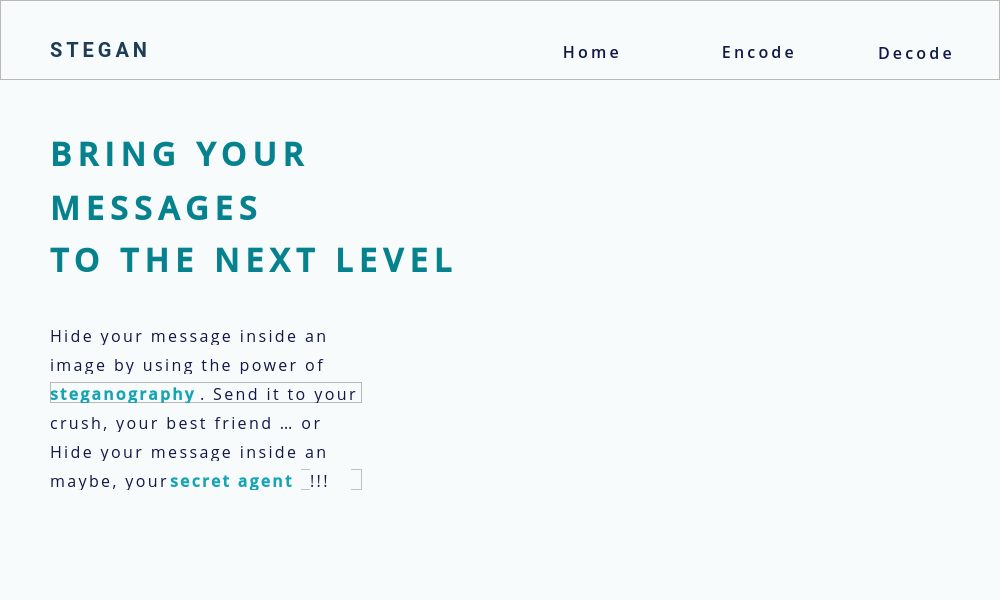
<?xml version="1.0" encoding="UTF-8"?>
<ui version="4.0">
 <class>MainWindow</class>
 <widget class="QMainWindow" name="MainWindow">
  <property name="geometry">
   <rect>
    <x>0</x>
    <y>0</y>
    <width>1000</width>
    <height>600</height>
   </rect>
  </property>
  <property name="windowTitle">
   <string>MainWindow</string>
  </property>
  <widget class="QWidget" name="centralwidget">
   <property name="styleSheet">
    <string notr="true">
background-color: rgb(247, 251, 252);</string>
   </property>
   <widget class="QFrame" name="frame">
    <property name="geometry">
     <rect>
      <x>0</x>
      <y>0</y>
      <width>1000</width>
      <height>80</height>
     </rect>
    </property>
    <property name="styleSheet">
     <string notr="true">background:None;</string>
    </property>
    <property name="frameShape">
     <enum>QFrame::StyledPanel</enum>
    </property>
    <property name="frameShadow">
     <enum>QFrame::Raised</enum>
    </property>
    <widget class="QLabel" name="stegano">
     <property name="geometry">
      <rect>
       <x>50</x>
       <y>37</y>
       <width>111</width>
       <height>26</height>
      </rect>
     </property>
     <property name="font">
      <font>
       <family>Roboto</family>
       <pointsize>15</pointsize>
       <weight>75</weight>
       <bold>true</bold>
       <kerning>false</kerning>
      </font>
     </property>
     <property name="styleSheet">
      <string notr="true">letter-spacing:4px;
color: rgb(29, 61, 86);</string>
     </property>
     <property name="text">
      <string>STEGAN</string>
     </property>
    </widget>
    <widget class="QLabel" name="icon">
     <property name="geometry">
      <rect>
       <x>151</x>
       <y>41</y>
       <width>24</width>
       <height>24</height>
      </rect>
     </property>
     <property name="styleSheet">
      <string notr="true">background-image: url(:/img/img/tabler-icon-search (1).svg);</string>
     </property>
     <property name="text">
      <string/>
     </property>
    </widget>
    <widget class="QPushButton" name="decode">
     <property name="geometry">
      <rect>
       <x>876</x>
       <y>41</y>
       <width>81</width>
       <height>22</height>
      </rect>
     </property>
     <property name="font">
      <font>
       <family>Open Sans Semibold</family>
       <pointsize>12</pointsize>
      </font>
     </property>
     <property name="cursor">
      <cursorShape>PointingHandCursor</cursorShape>
     </property>
     <property name="styleSheet">
      <string notr="true">QPushButton:hover {
color: #1d3d56;
}
QPushButton{
letter-spacing:3.2px;
background:None;
border:None;
color:#111747;
}

</string>
     </property>
     <property name="text">
      <string>Decode</string>
     </property>
    </widget>
    <widget class="QPushButton" name="encode">
     <property name="geometry">
      <rect>
       <x>719</x>
       <y>40</y>
       <width>81</width>
       <height>22</height>
      </rect>
     </property>
     <property name="font">
      <font>
       <family>Open Sans Semibold</family>
       <pointsize>12</pointsize>
      </font>
     </property>
     <property name="cursor">
      <cursorShape>PointingHandCursor</cursorShape>
     </property>
     <property name="styleSheet">
      <string notr="true">QPushButton:hover {
color: #1d3d56;
}
QPushButton{
letter-spacing:3.2px;
background:None;
border:None;
color:#111747;
}

</string>
     </property>
     <property name="text">
      <string>Encode</string>
     </property>
    </widget>
    <widget class="QPushButton" name="home">
     <property name="geometry">
      <rect>
       <x>557</x>
       <y>40</y>
       <width>71</width>
       <height>22</height>
      </rect>
     </property>
     <property name="font">
      <font>
       <family>Open Sans Semibold</family>
       <pointsize>12</pointsize>
      </font>
     </property>
     <property name="cursor">
      <cursorShape>PointingHandCursor</cursorShape>
     </property>
     <property name="styleSheet">
      <string notr="true">QPushButton:hover {
color: #1d3d56;
}
QPushButton{
letter-spacing:3.2px;
background:None;
border:None;
color:#111747;
}

</string>
     </property>
     <property name="text">
      <string>Home</string>
     </property>
    </widget>
   </widget>
   <widget class="QStackedWidget" name="stackedWidget">
    <property name="geometry">
     <rect>
      <x>0</x>
      <y>80</y>
      <width>1000</width>
      <height>520</height>
     </rect>
    </property>
    <property name="currentIndex">
     <number>0</number>
    </property>
    <widget class="QWidget" name="home_page">
     <widget class="QLabel" name="pattern">
      <property name="geometry">
       <rect>
        <x>280</x>
        <y>0</y>
        <width>720</width>
        <height>520</height>
       </rect>
      </property>
      <property name="styleSheet">
       <string notr="true">background-image: url(:/img/img/pattern1.svg);</string>
      </property>
      <property name="text">
       <string/>
      </property>
     </widget>
     <widget class="QLabel" name="T1">
      <property name="geometry">
       <rect>
        <x>50</x>
        <y>58</y>
        <width>441</width>
        <height>31</height>
       </rect>
      </property>
      <property name="font">
       <font>
        <family>Open Sans Semibold</family>
        <pointsize>24</pointsize>
        <weight>75</weight>
        <bold>true</bold>
       </font>
      </property>
      <property name="styleSheet">
       <string notr="true">line-height:1.2px;
color:#06818E;
letter-spacing:6.4px;</string>
      </property>
      <property name="text">
       <string>BRING YOUR</string>
      </property>
     </widget>
     <widget class="QLabel" name="T2">
      <property name="geometry">
       <rect>
        <x>50</x>
        <y>112</y>
        <width>441</width>
        <height>31</height>
       </rect>
      </property>
      <property name="font">
       <font>
        <family>Open Sans Semibold</family>
        <pointsize>24</pointsize>
        <weight>75</weight>
        <bold>true</bold>
       </font>
      </property>
      <property name="styleSheet">
       <string notr="true">line-height:1.2px;
color:#06818E;
letter-spacing:6.4px;
background:None;</string>
      </property>
      <property name="text">
       <string>MESSAGES</string>
      </property>
     </widget>
     <widget class="QLabel" name="T3">
      <property name="geometry">
       <rect>
        <x>50</x>
        <y>164</y>
        <width>441</width>
        <height>31</height>
       </rect>
      </property>
      <property name="font">
       <font>
        <family>Open Sans Semibold</family>
        <pointsize>24</pointsize>
        <weight>75</weight>
        <bold>true</bold>
       </font>
      </property>
      <property name="styleSheet">
       <string notr="true">line-height:1.2px;
color:#06818E;
letter-spacing:6.4px;
background:None;</string>
      </property>
      <property name="text">
       <string>TO THE NEXT LEVEL</string>
      </property>
     </widget>
     <widget class="QLabel" name="b1">
      <property name="geometry">
       <rect>
        <x>50</x>
        <y>244</y>
        <width>312</width>
        <height>21</height>
       </rect>
      </property>
      <property name="font">
       <font>
        <family>Open Sans</family>
        <pointsize>12</pointsize>
        <weight>50</weight>
        <bold>false</bold>
       </font>
      </property>
      <property name="styleSheet">
       <string notr="true">letter-spacing:2.4px;
color:#111747;</string>
      </property>
      <property name="midLineWidth">
       <number>0</number>
      </property>
      <property name="text">
       <string>Hide your message inside an</string>
      </property>
      <property name="scaledContents">
       <bool>false</bool>
      </property>
      <property name="alignment">
       <set>Qt::AlignLeading|Qt::AlignLeft|Qt::AlignTop</set>
      </property>
      <property name="wordWrap">
       <bool>true</bool>
      </property>
      <property name="openExternalLinks">
       <bool>false</bool>
      </property>
      <property name="buddy">
       <cstring></cstring>
      </property>
     </widget>
     <widget class="QLabel" name="b2">
      <property name="geometry">
       <rect>
        <x>50</x>
        <y>273</y>
        <width>312</width>
        <height>21</height>
       </rect>
      </property>
      <property name="font">
       <font>
        <family>Open Sans</family>
        <pointsize>12</pointsize>
        <weight>50</weight>
        <bold>false</bold>
       </font>
      </property>
      <property name="styleSheet">
       <string notr="true">letter-spacing:2.4px;
color:#111747;</string>
      </property>
      <property name="midLineWidth">
       <number>0</number>
      </property>
      <property name="text">
       <string>image by using the power of</string>
      </property>
      <property name="scaledContents">
       <bool>false</bool>
      </property>
      <property name="alignment">
       <set>Qt::AlignLeading|Qt::AlignLeft|Qt::AlignTop</set>
      </property>
      <property name="wordWrap">
       <bool>true</bool>
      </property>
      <property name="openExternalLinks">
       <bool>false</bool>
      </property>
      <property name="buddy">
       <cstring></cstring>
      </property>
     </widget>
     <widget class="QLabel" name="b4">
      <property name="geometry">
       <rect>
        <x>50</x>
        <y>331</y>
        <width>312</width>
        <height>21</height>
       </rect>
      </property>
      <property name="font">
       <font>
        <family>Open Sans</family>
        <pointsize>12</pointsize>
        <weight>50</weight>
        <bold>false</bold>
       </font>
      </property>
      <property name="styleSheet">
       <string notr="true">letter-spacing:2.4px;
color:#111747;</string>
      </property>
      <property name="midLineWidth">
       <number>0</number>
      </property>
      <property name="text">
       <string>crush, your best friend … or</string>
      </property>
      <property name="scaledContents">
       <bool>false</bool>
      </property>
      <property name="alignment">
       <set>Qt::AlignLeading|Qt::AlignLeft|Qt::AlignTop</set>
      </property>
      <property name="wordWrap">
       <bool>true</bool>
      </property>
      <property name="openExternalLinks">
       <bool>false</bool>
      </property>
      <property name="buddy">
       <cstring></cstring>
      </property>
     </widget>
     <widget class="QLabel" name="b5">
      <property name="geometry">
       <rect>
        <x>50</x>
        <y>360</y>
        <width>312</width>
        <height>21</height>
       </rect>
      </property>
      <property name="font">
       <font>
        <family>Open Sans</family>
        <pointsize>12</pointsize>
        <weight>50</weight>
        <bold>false</bold>
       </font>
      </property>
      <property name="styleSheet">
       <string notr="true">letter-spacing:2.4px;
color:#111747;</string>
      </property>
      <property name="midLineWidth">
       <number>0</number>
      </property>
      <property name="text">
       <string>Hide your message inside an</string>
      </property>
      <property name="scaledContents">
       <bool>false</bool>
      </property>
      <property name="alignment">
       <set>Qt::AlignLeading|Qt::AlignLeft|Qt::AlignTop</set>
      </property>
      <property name="wordWrap">
       <bool>true</bool>
      </property>
      <property name="openExternalLinks">
       <bool>false</bool>
      </property>
      <property name="buddy">
       <cstring></cstring>
      </property>
     </widget>
     <widget class="QFrame" name="b3">
      <property name="geometry">
       <rect>
        <x>50</x>
        <y>302</y>
        <width>312</width>
        <height>21</height>
       </rect>
      </property>
      <property name="styleSheet">
       <string notr="true">background:None;</string>
      </property>
      <property name="frameShape">
       <enum>QFrame::StyledPanel</enum>
      </property>
      <property name="frameShadow">
       <enum>QFrame::Raised</enum>
      </property>
      <widget class="QLabel" name="b31">
       <property name="geometry">
        <rect>
         <x>0</x>
         <y>0</y>
         <width>151</width>
         <height>21</height>
        </rect>
       </property>
       <property name="font">
        <font>
         <family>Open Sans Semibold</family>
         <pointsize>12</pointsize>
         <weight>75</weight>
         <bold>true</bold>
        </font>
       </property>
       <property name="styleSheet">
        <string notr="true">letter-spacing:2.4px;
color:#16A3B2;</string>
       </property>
       <property name="midLineWidth">
        <number>0</number>
       </property>
       <property name="text">
        <string>steganography</string>
       </property>
       <property name="scaledContents">
        <bool>false</bool>
       </property>
       <property name="alignment">
        <set>Qt::AlignLeading|Qt::AlignLeft|Qt::AlignTop</set>
       </property>
       <property name="wordWrap">
        <bool>true</bool>
       </property>
       <property name="openExternalLinks">
        <bool>false</bool>
       </property>
       <property name="buddy">
        <cstring></cstring>
       </property>
      </widget>
      <widget class="QLabel" name="b32">
       <property name="geometry">
        <rect>
         <x>150</x>
         <y>0</y>
         <width>161</width>
         <height>21</height>
        </rect>
       </property>
       <property name="font">
        <font>
         <family>Open Sans</family>
         <pointsize>12</pointsize>
         <weight>50</weight>
         <bold>false</bold>
        </font>
       </property>
       <property name="styleSheet">
        <string notr="true">letter-spacing:2.4px;
color:#111747;</string>
       </property>
       <property name="midLineWidth">
        <number>0</number>
       </property>
       <property name="text">
        <string>. Send it to your</string>
       </property>
       <property name="scaledContents">
        <bool>false</bool>
       </property>
       <property name="alignment">
        <set>Qt::AlignLeading|Qt::AlignLeft|Qt::AlignTop</set>
       </property>
       <property name="wordWrap">
        <bool>true</bool>
       </property>
       <property name="openExternalLinks">
        <bool>false</bool>
       </property>
       <property name="buddy">
        <cstring></cstring>
       </property>
      </widget>
     </widget>
     <widget class="QFrame" name="b6">
      <property name="geometry">
       <rect>
        <x>50</x>
        <y>389</y>
        <width>312</width>
        <height>21</height>
       </rect>
      </property>
      <property name="frameShape">
       <enum>QFrame::StyledPanel</enum>
      </property>
      <property name="frameShadow">
       <enum>QFrame::Raised</enum>
      </property>
      <widget class="QLabel" name="b61">
       <property name="geometry">
        <rect>
         <x>0</x>
         <y>0</y>
         <width>121</width>
         <height>21</height>
        </rect>
       </property>
       <property name="font">
        <font>
         <family>Open Sans</family>
         <pointsize>12</pointsize>
         <weight>50</weight>
         <bold>false</bold>
        </font>
       </property>
       <property name="styleSheet">
        <string notr="true">letter-spacing:2.4px;
color:#111747;</string>
       </property>
       <property name="midLineWidth">
        <number>0</number>
       </property>
       <property name="text">
        <string>maybe, your</string>
       </property>
       <property name="scaledContents">
        <bool>false</bool>
       </property>
       <property name="alignment">
        <set>Qt::AlignLeading|Qt::AlignLeft|Qt::AlignTop</set>
       </property>
       <property name="wordWrap">
        <bool>true</bool>
       </property>
       <property name="openExternalLinks">
        <bool>false</bool>
       </property>
       <property name="buddy">
        <cstring></cstring>
       </property>
      </widget>
      <widget class="QLabel" name="b62">
       <property name="geometry">
        <rect>
         <x>120</x>
         <y>0</y>
         <width>131</width>
         <height>21</height>
        </rect>
       </property>
       <property name="font">
        <font>
         <family>Open Sans Semibold</family>
         <pointsize>12</pointsize>
         <weight>75</weight>
         <bold>true</bold>
        </font>
       </property>
       <property name="styleSheet">
        <string notr="true">letter-spacing:2.4px;
color:#16A3B2;</string>
       </property>
       <property name="midLineWidth">
        <number>0</number>
       </property>
       <property name="text">
        <string>secret agent</string>
       </property>
       <property name="scaledContents">
        <bool>false</bool>
       </property>
       <property name="alignment">
        <set>Qt::AlignLeading|Qt::AlignLeft|Qt::AlignTop</set>
       </property>
       <property name="wordWrap">
        <bool>true</bool>
       </property>
       <property name="openExternalLinks">
        <bool>false</bool>
       </property>
       <property name="buddy">
        <cstring></cstring>
       </property>
      </widget>
      <widget class="QLabel" name="b63">
       <property name="geometry">
        <rect>
         <x>260</x>
         <y>0</y>
         <width>41</width>
         <height>21</height>
        </rect>
       </property>
       <property name="font">
        <font>
         <family>Open Sans</family>
         <pointsize>12</pointsize>
         <weight>50</weight>
         <bold>false</bold>
        </font>
       </property>
       <property name="styleSheet">
        <string notr="true">letter-spacing:2.4px;
color:#111747;</string>
       </property>
       <property name="midLineWidth">
        <number>0</number>
       </property>
       <property name="text">
        <string>!!!</string>
       </property>
       <property name="scaledContents">
        <bool>false</bool>
       </property>
       <property name="alignment">
        <set>Qt::AlignLeading|Qt::AlignLeft|Qt::AlignTop</set>
       </property>
       <property name="wordWrap">
        <bool>true</bool>
       </property>
       <property name="openExternalLinks">
        <bool>false</bool>
       </property>
       <property name="buddy">
        <cstring></cstring>
       </property>
      </widget>
     </widget>
     <widget class="QPushButton" name="pushButton">
      <property name="geometry">
       <rect>
        <x>50</x>
        <y>460</y>
        <width>32</width>
        <height>32</height>
       </rect>
      </property>
      <property name="styleSheet">
       <string notr="true">background-image: url(:/img/img/info.svg);
border:0px;</string>
      </property>
      <property name="text">
       <string/>
      </property>
     </widget>
    </widget>
    <widget class="QWidget" name="encode_page">
     <property name="styleSheet">
      <string notr="true">background-image: url(:/img/img/pattern2.svg);</string>
     </property>
     <widget class="QTextEdit" name="msg_input">
      <property name="geometry">
       <rect>
        <x>146</x>
        <y>54</y>
        <width>369</width>
        <height>370</height>
       </rect>
      </property>
      <property name="font">
       <font>
        <family>Open Sans</family>
        <pointsize>10</pointsize>
        <weight>50</weight>
        <bold>false</bold>
       </font>
      </property>
      <property name="styleSheet">
       <string notr="true">background:rgba(255,255,255,0.7);
border: 5px solid rgba(246,174,156,1);
border-radius:15px;
color:#111747;
letter-spacing:1.5px;
padding:5px;</string>
      </property>
      <property name="markdown">
       <string/>
      </property>
      <property name="html">
       <string>&lt;!DOCTYPE HTML PUBLIC &quot;-//W3C//DTD HTML 4.0//EN&quot; &quot;http://www.w3.org/TR/REC-html40/strict.dtd&quot;&gt;
&lt;html&gt;&lt;head&gt;&lt;meta name=&quot;qrichtext&quot; content=&quot;1&quot; /&gt;&lt;style type=&quot;text/css&quot;&gt;
p, li { white-space: pre-wrap; }
&lt;/style&gt;&lt;/head&gt;&lt;body style=&quot; font-family:'Open Sans'; font-size:10pt; font-weight:400; font-style:normal; letter-spacing:1.5px;&quot;&gt;
&lt;p style=&quot;-qt-paragraph-type:empty; margin-top:0px; margin-bottom:0px; margin-left:0px; margin-right:0px; -qt-block-indent:0; text-indent:0px;&quot;&gt;&lt;br /&gt;&lt;/p&gt;&lt;/body&gt;&lt;/html&gt;</string>
      </property>
      <property name="placeholderText">
       <string>Write something here ;)</string>
      </property>
     </widget>
     <widget class="QLabel" name="choose_img">
      <property name="geometry">
       <rect>
        <x>575</x>
        <y>66</y>
        <width>151</width>
        <height>21</height>
       </rect>
      </property>
      <property name="font">
       <font>
        <family>Open Sans</family>
        <pointsize>11</pointsize>
       </font>
      </property>
      <property name="styleSheet">
       <string notr="true">color:#111747;
letter-spacing:0.7px;</string>
      </property>
      <property name="text">
       <string>Choose an image .</string>
      </property>
      <property name="alignment">
       <set>Qt::AlignLeading|Qt::AlignLeft|Qt::AlignTop</set>
      </property>
     </widget>
     <widget class="QLabel" name="choose_folder">
      <property name="geometry">
       <rect>
        <x>575</x>
        <y>166</y>
        <width>291</width>
        <height>21</height>
       </rect>
      </property>
      <property name="font">
       <font>
        <family>Open Sans</family>
        <pointsize>11</pointsize>
       </font>
      </property>
      <property name="styleSheet">
       <string notr="true">color:#111747;
letter-spacing:0.7px;</string>
      </property>
      <property name="text">
       <string>Change the output folder .</string>
      </property>
      <property name="alignment">
       <set>Qt::AlignLeading|Qt::AlignLeft|Qt::AlignTop</set>
      </property>
     </widget>
     <widget class="QLabel" name="img_icon">
      <property name="geometry">
       <rect>
        <x>575</x>
        <y>96</y>
        <width>24</width>
        <height>24</height>
       </rect>
      </property>
      <property name="styleSheet">
       <string notr="true">background-image: url(:/img/img/image.svg);</string>
      </property>
      <property name="text">
       <string/>
      </property>
     </widget>
     <widget class="QLabel" name="folder_icon">
      <property name="geometry">
       <rect>
        <x>575</x>
        <y>196</y>
        <width>24</width>
        <height>24</height>
       </rect>
      </property>
      <property name="styleSheet">
       <string notr="true">background-image: url(:/img/img/folder.svg);</string>
      </property>
      <property name="text">
       <string/>
      </property>
     </widget>
     <widget class="QPushButton" name="browse1">
      <property name="geometry">
       <rect>
        <x>851</x>
        <y>91</y>
        <width>99</width>
        <height>29</height>
       </rect>
      </property>
      <property name="font">
       <font>
        <family>Open Sans Semibold</family>
        <pointsize>9</pointsize>
        <weight>50</weight>
        <bold>false</bold>
       </font>
      </property>
      <property name="cursor">
       <cursorShape>PointingHandCursor</cursorShape>
      </property>
      <property name="styleSheet">
       <string notr="true">QPushButton{
color:#16A3B2;
border:1px solid #16A3B2;
border-radius:14.4px;
letter-spacing:1.2px;
background:None;
}
QPushButton:hover{
color:#F7FBFC;
background:#16A3B2;
border:None;
}
</string>
      </property>
      <property name="text">
       <string>Browse</string>
      </property>
     </widget>
     <widget class="QPushButton" name="change">
      <property name="geometry">
       <rect>
        <x>851</x>
        <y>191</y>
        <width>99</width>
        <height>29</height>
       </rect>
      </property>
      <property name="font">
       <font>
        <family>Open Sans Semibold</family>
        <pointsize>9</pointsize>
        <weight>50</weight>
        <bold>false</bold>
       </font>
      </property>
      <property name="cursor">
       <cursorShape>PointingHandCursor</cursorShape>
      </property>
      <property name="styleSheet">
       <string notr="true">QPushButton{
color:#16A3B2;
border:1px solid #16A3B2;
border-radius:14.4px;
letter-spacing:1.2px;
background:None;
}
QPushButton:hover{
color:#F7FBFC;
background:#16A3B2;
border:None;
}
</string>
      </property>
      <property name="text">
       <string>Change</string>
      </property>
     </widget>
     <widget class="QPushButton" name="hide">
      <property name="geometry">
       <rect>
        <x>580</x>
        <y>320</y>
        <width>234</width>
        <height>45</height>
       </rect>
      </property>
      <property name="font">
       <font>
        <family>Open Sans Semibold</family>
        <pointsize>12</pointsize>
        <weight>50</weight>
        <bold>false</bold>
       </font>
      </property>
      <property name="cursor">
       <cursorShape>PointingHandCursor</cursorShape>
      </property>
      <property name="styleSheet">
       <string notr="true">QPushButton{
color:#f7fbfc;
background:#F6AE9F;
border-radius:22px;
letter-spacing:1.6px;

}
QPushButton:hover{
border:None;
color:#F6AE9F;
border:2px solid #F6AE9F;
background:rgba(246,174,156,0.1);
}
QPushButton:pressed{
color:#f7fbfc;
background:#F6AE9F;

}
</string>
      </property>
      <property name="text">
       <string>Hide the message</string>
      </property>
     </widget>
     <widget class="QLineEdit" name="browse_line">
      <property name="geometry">
       <rect>
        <x>605</x>
        <y>98</y>
        <width>231</width>
        <height>20</height>
       </rect>
      </property>
      <property name="font">
       <font>
        <pointsize>11</pointsize>
       </font>
      </property>
      <property name="styleSheet">
       <string notr="true">background:#f7fbfc;
border: None;
color:rgba(17,23,71,0.5);
letter-spacing:1.5px;</string>
      </property>
     </widget>
     <widget class="QLineEdit" name="folder_line">
      <property name="geometry">
       <rect>
        <x>605</x>
        <y>198</y>
        <width>231</width>
        <height>20</height>
       </rect>
      </property>
      <property name="font">
       <font>
        <pointsize>11</pointsize>
       </font>
      </property>
      <property name="styleSheet">
       <string notr="true">background:#f7fbfc;
border: None;
color:rgba(17,23,71,0.5);
letter-spacing:1.5px;</string>
      </property>
     </widget>
    </widget>
    <widget class="QWidget" name="decode_page">
     <property name="styleSheet">
      <string notr="true">background-image: url(:/img/img/pattern3.svg);</string>
     </property>
     <widget class="QTextEdit" name="msg_output">
      <property name="geometry">
       <rect>
        <x>574</x>
        <y>54</y>
        <width>369</width>
        <height>370</height>
       </rect>
      </property>
      <property name="font">
       <font>
        <family>Open Sans</family>
        <pointsize>10</pointsize>
        <weight>50</weight>
        <bold>false</bold>
       </font>
      </property>
      <property name="styleSheet">
       <string notr="true">background:rgba(255,255,255,0.7);
border: 5px solid rgba(246,174,156,1);
border-radius:15px;
color:#111747;
letter-spacing:1px;
padding:5px;</string>
      </property>
      <property name="markdown">
       <string/>
      </property>
      <property name="html">
       <string>&lt;!DOCTYPE HTML PUBLIC &quot;-//W3C//DTD HTML 4.0//EN&quot; &quot;http://www.w3.org/TR/REC-html40/strict.dtd&quot;&gt;
&lt;html&gt;&lt;head&gt;&lt;meta name=&quot;qrichtext&quot; content=&quot;1&quot; /&gt;&lt;style type=&quot;text/css&quot;&gt;
p, li { white-space: pre-wrap; }
&lt;/style&gt;&lt;/head&gt;&lt;body style=&quot; font-family:'Open Sans'; font-size:10pt; font-weight:400; font-style:normal; letter-spacing:1px;&quot;&gt;
&lt;p style=&quot;-qt-paragraph-type:empty; margin-top:0px; margin-bottom:0px; margin-left:0px; margin-right:0px; -qt-block-indent:0; text-indent:0px;&quot;&gt;&lt;br /&gt;&lt;/p&gt;&lt;/body&gt;&lt;/html&gt;</string>
      </property>
      <property name="placeholderText">
       <string>You can see the hidden code here.</string>
      </property>
     </widget>
     <widget class="QPushButton" name="browse2">
      <property name="geometry">
       <rect>
        <x>427</x>
        <y>94</y>
        <width>99</width>
        <height>29</height>
       </rect>
      </property>
      <property name="font">
       <font>
        <family>Open Sans Semibold</family>
        <pointsize>9</pointsize>
        <weight>50</weight>
        <bold>false</bold>
       </font>
      </property>
      <property name="cursor">
       <cursorShape>PointingHandCursor</cursorShape>
      </property>
      <property name="styleSheet">
       <string notr="true">QPushButton{
color:#16A3B2;
border:1px solid #16A3B2;
border-radius:14.4px;
letter-spacing:1.2px;
background:None;
}
QPushButton:hover{
color:#F7FBFC;
background:#16A3B2;
border:None;
}
</string>
      </property>
      <property name="text">
       <string>Browse</string>
      </property>
     </widget>
     <widget class="QLabel" name="choose_img2">
      <property name="geometry">
       <rect>
        <x>151</x>
        <y>54</y>
        <width>311</width>
        <height>21</height>
       </rect>
      </property>
      <property name="font">
       <font>
        <family>Open Sans</family>
        <pointsize>11</pointsize>
       </font>
      </property>
      <property name="styleSheet">
       <string notr="true">color:#111747;
letter-spacing:0.7px;</string>
      </property>
      <property name="text">
       <string>Choose the image you want to decode . </string>
      </property>
      <property name="alignment">
       <set>Qt::AlignLeading|Qt::AlignLeft|Qt::AlignTop</set>
      </property>
     </widget>
     <widget class="QLabel" name="img_icon2">
      <property name="geometry">
       <rect>
        <x>151</x>
        <y>99</y>
        <width>24</width>
        <height>24</height>
       </rect>
      </property>
      <property name="styleSheet">
       <string notr="true">background-image: url(:/img/img/image.svg);</string>
      </property>
      <property name="text">
       <string/>
      </property>
     </widget>
     <widget class="QLineEdit" name="browse_line2">
      <property name="geometry">
       <rect>
        <x>180</x>
        <y>100</y>
        <width>231</width>
        <height>20</height>
       </rect>
      </property>
      <property name="font">
       <font>
        <pointsize>11</pointsize>
       </font>
      </property>
      <property name="styleSheet">
       <string notr="true">background:#f7fbfc;
border: None;
color:rgba(17,23,71,0.5);
letter-spacing:1.5px;</string>
      </property>
     </widget>
    </widget>
   </widget>
  </widget>
 </widget>
 <resources>
  <include location="IMG.qrc"/>
 </resources>
 <connections/>
</ui>
